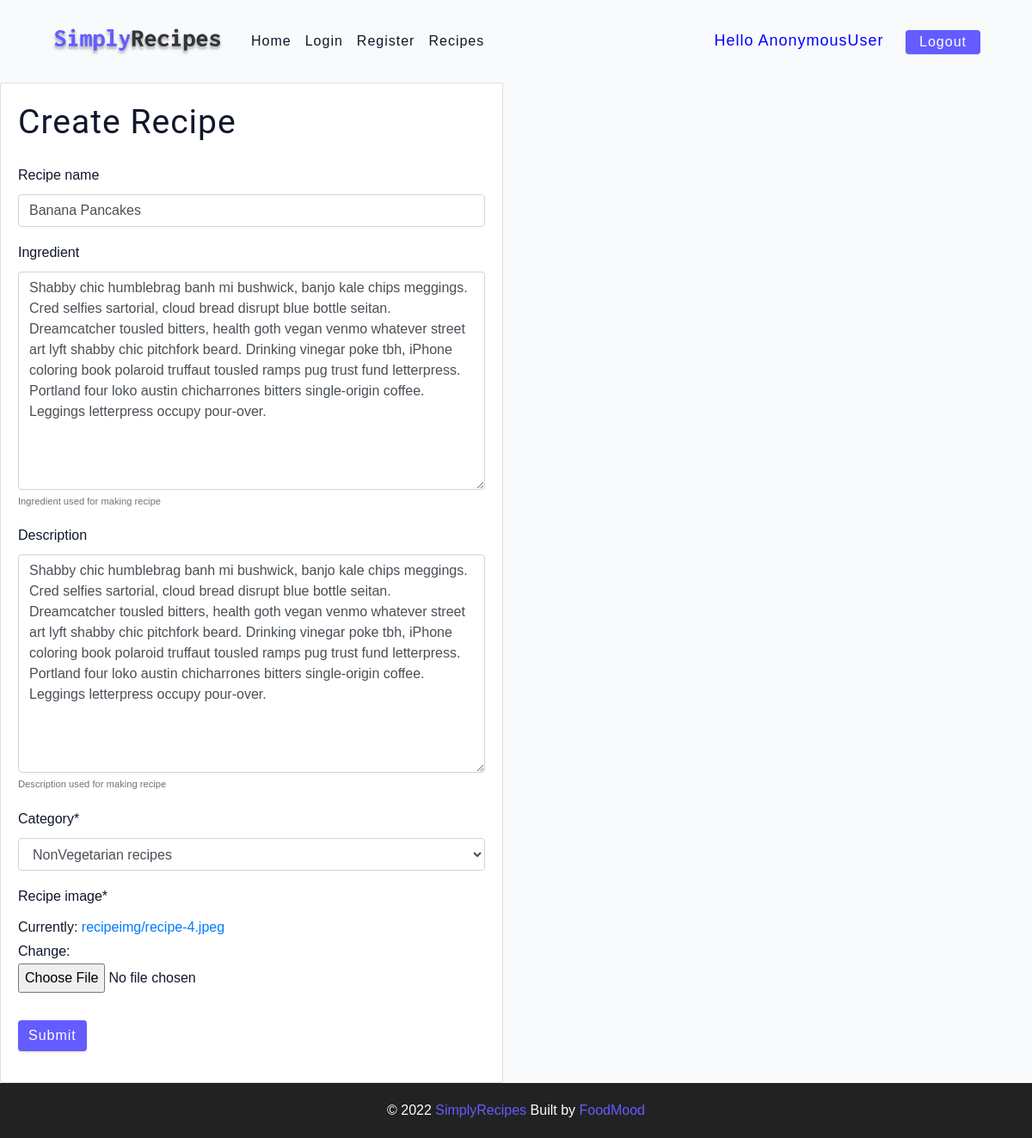
Page /update_recipe/2/ on the committed database.
### app/models.py (models this page shows, shortened)
class FoodRecipe(models.Model):
    recipe_name = models.CharField(max_length=122,null=True,blank=True)
    ingredient = models.TextField(null=True,blank=True,help_text="Ingredient used for making recipe")
    description = models.TextField(null=True,blank=True,help_text="Description used for making recipe")
    category = models.CharField(max_length=22,choices=CATEGORY_CHOICE)
    recipe_image = models.ImageField(upload_to='recipeimg')

### app/views.py (the view)
# urls.py: path('update_recipe/<int:pk>/', views.updateRecipe, name="update_recipe"),
def updateRecipe(request, pk):
	recipe = FoodRecipe.objects.get(id=pk)
	form =RecipeForm(instance=recipe)
	if request.method == 'POST':
		form = RecipeForm(request.POST, instance=recipe)
		if form.is_valid():
			form.save()
			return redirect('/')
	context = {
     'recipe':recipe,
     'form':form
     }
	return render(request, 'createrecipe.html', context)

### app/froms.py
class RecipeForm(ModelForm):
    class Meta:
        model = FoodRecipe
        fields = '__all__'

### app/templates/createrecipe.html (shortened to what this page needs)
{% extends "base.html" %}
{% load crispy_forms_tags %}
{% load static %}
{% block main-content %}
    <div class="row">
        <div class="col-md-6">
            <div class="card card-body">
                <form method="POST" enctype="multipart/form-data">
                    <h2 class="blog_heading">Create Recipe</h2>
                    <fieldset class="form-group" id="new">
                        {{ form|crispy}}
                    </fieldset>
                    <div class="form-group">
                        <button class="btn btn-outline-info" type="submit">Submit</button>
                    </div>
                </form>
            </div>
        </div>
    </div>
{% endblock main-content %}

### app/static/css/main.css (style rules this page uses)
html { font-size: 100%; }
:root { --primary-100: #e2e0ff; --primary-200: #c1beff; --primary-300: #a29dff; --primary-400: #837dff; --primary-500: #645cff; --primary-600: #504acc; --primary-700: #3c3799; --primary-800: #282566; --primary-900: #141233; --grey-50: #f8fafc; --grey-100: #f1f5f9; --grey-200: #e2e8f0; --grey-300: #cbd5e1; --grey-400: #94a3b8; --grey-500: #64748b; --grey-600: #475569; --grey-700: #334155; --grey-800: #1e293b; --grey-900: #0f172a; --black: #222; --white: #fff; --red-light: #f8d7da; --red-dark: #842029; --green-light: #d1e7dd; --green-dark: #0f5132; --headingFont: 'Roboto', sans-serif; --bodyFont: 'Nunito', sans-serif; --smallText: 0.7em; --backgroundColor: var(--grey-50); --textColor: var(--grey-900); --borderRadius: 0.25rem; --letterSpacing: 1px; --transition: 0.3s ease-in-out all; --max-width: 1120px; --fixed-width: 600px; --shadow-1: 0 1px 3px 0 rgba(0, 0, 0, 0.1), 0 1px 2px 0 rgba(0, 0, 0, 0.06); --shadow-2: 0 4px 6px -1px rgba(0, 0, 0, 0.1), 0 2px 4px -1px rgba(0, 0, 0, 0.06); --shadow-3: 0 10px 15px -3px rgba(0, 0, 0, 0.1), 0 4px 6px -2px rgba(0, 0, 0, 0.05); --shadow-4: 0 20px 25px -5px rgba(0, 0, 0, 0.1), 0 10px 10px -5px rgba(0, 0, 0, 0.04); }
body { background: var(--backgroundColor); font-family: var(--bodyFont); font-weight: 400; line-height: 1.75; color: var(--textColor); }
h1, h2, h3, h4, h5 { margin: 0; margin-bottom: 1.38rem; font-family: var(--headingFont); font-weight: 400; line-height: 1.3; text-transform: capitalize; letter-spacing: var(--letterSpacing); }
h2 { font-size: 2.441rem; }
small, .text-small { font-size: var(--smallText); }
a { text-decoration: none; }
.btn { cursor: pointer; color: var(--white); background: var(--primary-500); border: transparent; border-radius: var(--borderRadius); letter-spacing: var(--letterSpacing); padding: 0.375rem 0.75rem; box-shadow: var(--shadow-1); transition: var(--transtion); text-transform: capitalize; display: inline-block; }
::placeholder { font-family: inherit; color: var(--grey-400); }

### rows in the picture
FoodRecipe: recipe_name "Banana Pancakes", ingredient "Shabby chic humblebrag banh mi bushwick, banjo kale chips meggings. Cred selfies sartorial, cloud bread disrupt blue bottle seitan. Dreamcatcher tousled bitters, health goth vegan venmo whatever street art lyft shabby chic pitchfork beard. Drinking vinegar poke tbh, iPhone coloring book polaroid truffaut tousled ramps pug trust fund letterpress. Portland four loko austin chicharrones bitters single-origin coffee. Leggings letterpress occupy pour-over.", description "Shabby chic humblebrag banh mi bushwick, banjo kale chips meggings. Cred selfies sartorial, cloud bread disrupt blue bottle seitan. Dreamcatcher tousled bitters, health goth vegan venmo whatever street art lyft shabby chic pitchfork beard. Drinking vinegar poke tbh, iPhone coloring book polaroid truffaut tousled ramps pug trust fund letterpress. Portland four loko austin chicharrones bitters single-origin coffee. Leggings letterpress occupy pour-over.", category "NonVegetarian recipes"

### other values in the picture
{{ request.user }} "AnonymousUser"
